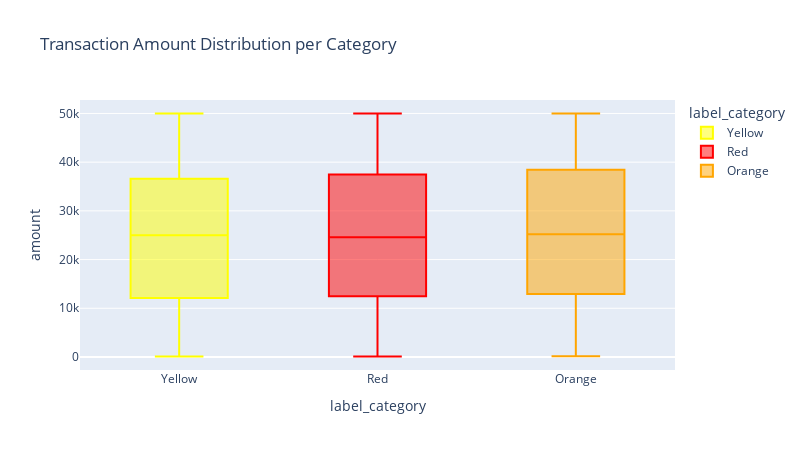

Write notebook code for a chart like this one.
### Markdown cell above
### 2. Amount Distributio per Category

### Code cell
fig = px.box(data, x='label_category', y='amount', color='label_category',
             color_discrete_map={'Red':'red','Orange':'orange','Yellow':'yellow'},
             title='Transaction Amount Distribution per Category',
             width=800, height=450)
fig.show()

### Figure 1 — Plotly figure (JSON) as saved in the notebook; plotly's stock layout.template omitted (floating-point values rounded to 4 significant figures; data arrays with more than 128 entries replaced by an {"elided": "..."} marker saying what was removed)
{"data": [{"alignmentgroup": "True", "hovertemplate": "label_category=%{x}<br>amount=%{y}<extra></extra>", "legendgroup": "Yellow", "marker": {"color": "yellow"}, "name": "Yellow", "notched": false, "offsetgroup": "Yellow", "orientation": "v", "showlegend": true, "type": "box", "x": {"elided": "2645 str values"}, "x0": " ", "xaxis": "x", "y": {"elided": "2645 int values"}, "y0": " ", "yaxis": "y"}, {"alignmentgroup": "True", "hovertemplate": "label_category=%{x}<br>amount=%{y}<extra></extra>", "legendgroup": "Red", "marker": {"color": "red"}, "name": "Red", "notched": false, "offsetgroup": "Red", "orientation": "v", "showlegend": true, "type": "box", "x": {"elided": "1490 str values"}, "x0": " ", "xaxis": "x", "y": {"elided": "1490 int values"}, "y0": " ", "yaxis": "y"}, {"alignmentgroup": "True", "hovertemplate": "label_category=%{x}<br>amount=%{y}<extra></extra>", "legendgroup": "Orange", "marker": {"color": "orange"}, "name": "Orange", "notched": false, "offsetgroup": "Orange", "orientation": "v", "showlegend": true, "type": "box", "x": {"elided": "1865 str values"}, "x0": " ", "xaxis": "x", "y": {"elided": "1865 int values"}, "y0": " ", "yaxis": "y"}], "layout": {"boxmode": "overlay", "height": 450, "legend": {"title": {"text": "label_category"}, "tracegroupgap": 0}, "title": {"text": "Transaction Amount Distribution per Category"}, "width": 800, "xaxis": {"anchor": "y", "categoryarray": ["Yellow", "Red", "Orange"], "categoryorder": "array", "domain": [0, 1], "title": {"text": "label_category"}}, "yaxis": {"anchor": "x", "domain": [0, 1], "title": {"text": "amount"}}}}
